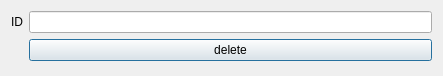
<?xml version="1.0" encoding="UTF-8"?>
<ui version="4.0">
 <class>deleteID</class>
 <widget class="QDialog" name="deleteID">
  <property name="geometry">
   <rect>
    <x>0</x>
    <y>0</y>
    <width>443</width>
    <height>76</height>
   </rect>
  </property>
  <property name="windowTitle">
   <string>Dialog</string>
  </property>
  <layout class="QVBoxLayout" name="verticalLayout">
   <item>
    <layout class="QFormLayout" name="formLayout">
     <item row="0" column="0">
      <widget class="QLabel" name="iDLabel">
       <property name="text">
        <string>ID</string>
       </property>
      </widget>
     </item>
     <item row="0" column="1">
      <widget class="QLineEdit" name="line_d"/>
     </item>
     <item row="1" column="1">
      <widget class="QPushButton" name="pushButton">
       <property name="text">
        <string>delete</string>
       </property>
      </widget>
     </item>
    </layout>
   </item>
  </layout>
 </widget>
 <resources/>
 <connections/>
</ui>
